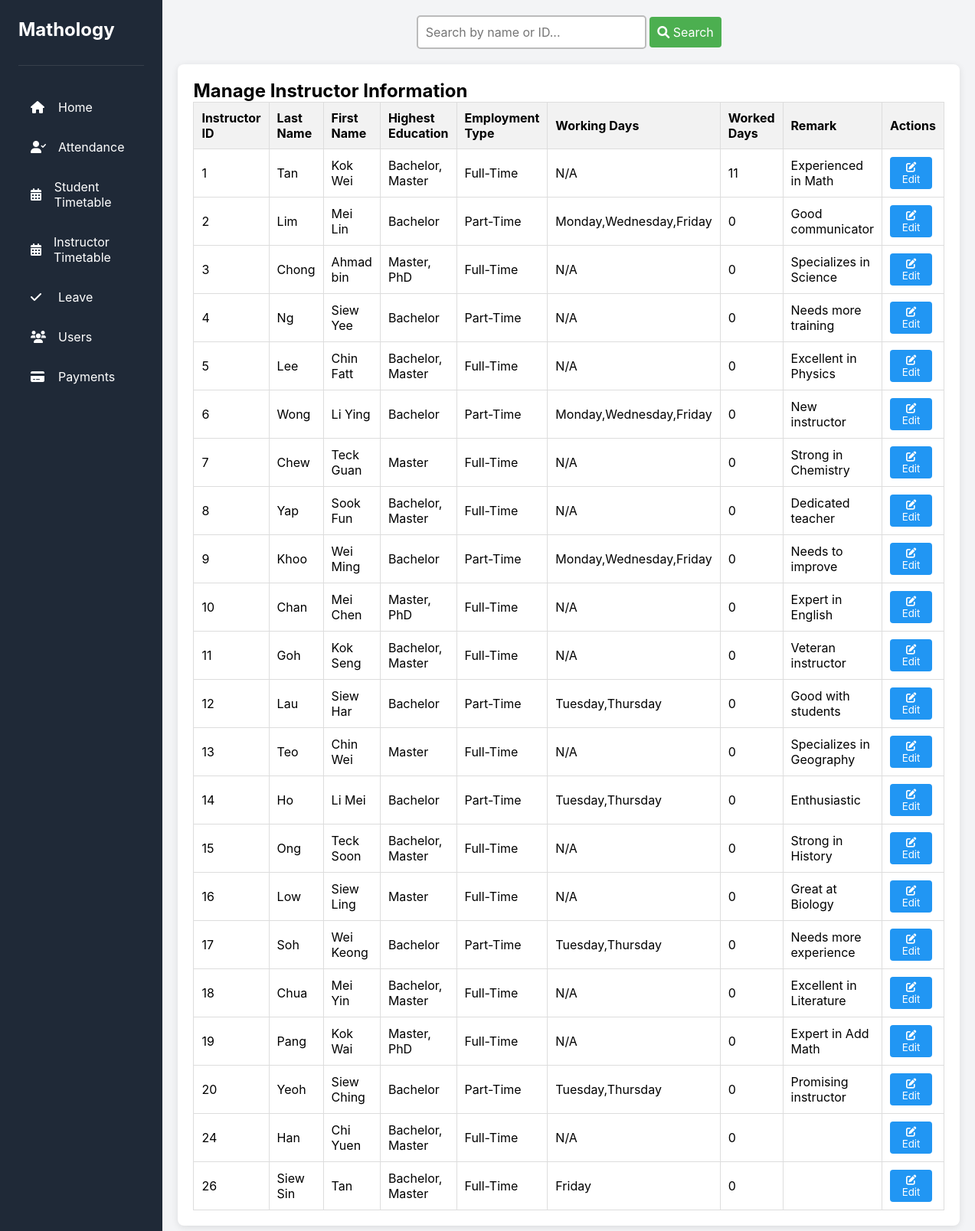
/Pages/admin/instructor_info.php (signed in), run on the app's committed database.
### tables this page shows
CREATE TABLE `instructor` (
  `instructor_id` int(11) NOT NULL,
  `Last_Name` varchar(50) DEFAULT NULL,
  `First_Name` varchar(50) DEFAULT NULL,
  `Gender` tinyint(1) DEFAULT NULL,
  `DOB` date DEFAULT NULL,
  `Highest_Education` text DEFAULT NULL,
  `Remark` varchar(100) DEFAULT NULL,
  `Training_Status` varchar(50) DEFAULT NULL,
  `Employment_Type` enum('Part-Time','Full-Time') NOT NULL DEFAULT 'Full-Time',
  `Working_Days` varchar(100) DEFAULT NULL,
  `Worked_Days` int(11) NOT NULL DEFAULT 0,
  `Total_Hours` float NOT NULL,
  `contact` varchar(12) NOT NULL,
  `hiring_status` enum('true','false') NOT NULL
);

### Pages/admin/instructor_info.php (the view, shortened to what this page needs)
<?php
include '../setting.php';
$search = isset($_GET['search']) ? $conn->real_escape_string(trim($_GET['search'])) : '';
$search_query = $search ? "WHERE (Last_Name LIKE '%$search%' OR First_Name LIKE '%$search%' OR instructor_id LIKE '%$search%')" : "";
$sql = "SELECT * FROM instructor $search_query ORDER BY instructor_id";
$result = $conn->query($sql);
$instructors = [];
if ($result && $result->num_rows > 0) {
    while ($row = $result->fetch_assoc()) {
        $instructors[] = $row;
    }
}
?>
<!DOCTYPE html>
<html lang="en">
<head>
    <link rel="stylesheet" href="../../Styles/common.css" />
    <link rel="stylesheet" href="../../Styles/attendance.css?v=<?php echo time(); ?>" />
    <link rel="stylesheet" href="https://cdnjs.cloudflare.com/ajax/libs/font-awesome/6.0.0/css/all.min.css" />
</head>
<body>
    <div class="dashboard-container">
        <?php require("../includes/Aside_Nav.php"); ?>
        <main class="main-content">
            <div class="content-container">
                <div class="search-bar">
                    <form method="GET" action="instructor_info.php">
                        <input type="text" name="search" placeholder="Search by name or ID..." value="<?= htmlspecialchars($search) ?>">
                        <button type="submit"><i class="fas fa-search"></i> Search</button>
                    </form>
                </div>
                <div class="instructor-table">
                    <h2>Manage Instructor Information</h2>
                    <?php if (!empty($instructors)): ?>
                        <table>
                            <thead>
                                <tr>
                                    <th>Instructor ID</th>
                                    <th>Last Name</th>
                                    <th>First Name</th>
                                    <th>Highest Education</th>
                                    <th>Employment Type</th>
                                    <th>Working Days</th>
                                    <th>Worked Days</th>
                                    <th>Remark</th>
                                    <th>Actions</th>
                                </tr>
                            </thead>
                            <tbody>
                                <?php foreach ($instructors as $instructor): ?>
                                    <tr>
                                        <td><?= htmlspecialchars($instructor['instructor_id']) ?></td>
                                        <td><?= htmlspecialchars($instructor['Last_Name']) ?></td>
                                        <td><?= htmlspecialchars($instructor['First_Name']) ?></td>
                                        <td><?= htmlspecialchars($instructor['Highest_Education']) ?></td>
                                        <td><?= htmlspecialchars($instructor['Employment_Type']) ?></td>
                                        <td><?= htmlspecialchars($instructor['Working_Days'] ?? 'N/A') ?></td>
                                        <td><?= htmlspecialchars($instructor['Worked_Days'] ?? 'N/A') ?></td>
                                        <td><?= htmlspecialchars($instructor['Remark'] ?? 'N/A') ?></td>
                                        <td class="action-buttons">
                                            <button type="button" class="btn-edit" onclick="toggleEditForm(<?= $instructor['instructor_id'] ?>)">
                                                <i class="fas fa-edit"></i> Edit
                                            </button>
                                        </td>
                                    </tr>
                                <?php endforeach; ?>
                            </tbody>
                        </table>
                    <?php else: ?>
                        <p>No instructors found.</p>
                    <?php endif; ?>
                </div>
            </div>
        </main>
    </div>
</body>
</html>

### Styles/common.css (style rules this page uses)
:root { --primary-color: #4f46e5; --secondary-color: #818cf8; --background-color: #f3f4f6; --sidebar-color: #1f2937; --text-color: #1f2937; --text-light: #6b7280; --border-color: #e5e7eb; --white: #ffffff; --event-color-1: #fef3c7; --event-color-2: #dcfce7; --event-color-3: #dbeafe; --transition-speed: 0.3s; }
* { margin: 0; padding: 0; box-sizing: border-box; font-family: 'Inter', sans-serif; }
.dashboard-container { display: flex; min-height: 100vh; }
.main-content { flex: 1; background-color: var(--background-color); display: flex; flex-direction: column; }

### Styles/attendance.css (style rules this page uses)
.search-bar { display: flex; justify-content: center; gap: 10px; margin-bottom: 20px; }
.search-bar input[type="text"] { width: 300px; padding: 10px; border: 2px solid #bbb; border-radius: 5px; font-size: 16px; transition: box-shadow 0.3s, border-color 0.3s; }
.search-bar button { padding: 10px 15px; border: none; background-color: #2176c1; color: #fff; font-size: 16px; border-radius: 5px; cursor: pointer; transition: background 0.3s; }

### Pages/admin/instructor_info.php (style rules this page uses)
.content-container { padding: 20px; max-width: 1200px; margin: 0 auto; }
.search-bar { margin-bottom: 20px; }
.search-bar input { padding: 10px; width: 300px; border: 1px solid #ddd; border-radius: 4px; }
.search-bar button { padding: 10px; border-radius: 4px; border: none; background-color: #4CAF50; color: white; cursor: pointer; }
.instructor-table { background: white; border-radius: 8px; padding: 20px; box-shadow: 0 2px 10px rgba(0,0,0,0.1); }
.instructor-table table { width: 100%; border-collapse: collapse; }
.instructor-table th, .instructor-table td { border: 1px solid #ddd; padding: 10px; text-align: left; }
.instructor-table th { background-color: #f2f2f2; font-weight: bold; }
.action-buttons button { padding: 5px 10px; border: none; border-radius: 4px; cursor: pointer; margin-right: 5px; }
.btn-edit { background-color: #2196F3; color: white; }

### data on the page
instructor: instructor_id "1", Last_Name "Tan", First_Name "Kok Wei", Highest_Education "Bachelor, Master", Employment_Type "Full-Time", Working_Days "N/A", Worked_Days "11", Remark "Experienced in Math"
instructor: instructor_id "2", Last_Name "Lim", First_Name "Mei Lin", Highest_Education "Bachelor", Employment_Type "Part-Time", Working_Days "Monday,Wednesday,Friday", Worked_Days "0", Remark "Good communicator"
instructor: instructor_id "3", Last_Name "Chong", First_Name "Ahmad bin", Highest_Education "Master, PhD", Employment_Type "Full-Time", Working_Days "N/A", Worked_Days "0", Remark "Specializes in Science"
instructor: instructor_id "4", Last_Name "Ng", First_Name "Siew Yee", Highest_Education "Bachelor", Employment_Type "Part-Time", Working_Days "N/A", Worked_Days "0", Remark "Needs more training"
instructor: instructor_id "5", Last_Name "Lee", First_Name "Chin Fatt", Highest_Education "Bachelor, Master", Employment_Type "Full-Time", Working_Days "N/A", Worked_Days "0", Remark "Excellent in Physics"
instructor: instructor_id "6", Last_Name "Wong", First_Name "Li Ying", Highest_Education "Bachelor", Employment_Type "Part-Time", Working_Days "Monday,Wednesday,Friday", Worked_Days "0", Remark "New instructor"
instructor: instructor_id "7", Last_Name "Chew", First_Name "Teck Guan", Highest_Education "Master", Employment_Type "Full-Time", Working_Days "N/A", Worked_Days "0", Remark "Strong in Chemistry"
instructor: instructor_id "8", Last_Name "Yap", First_Name "Sook Fun", Highest_Education "Bachelor, Master", Employment_Type "Full-Time", Working_Days "N/A", Worked_Days "0", Remark "Dedicated teacher"
instructor: instructor_id "9", Last_Name "Khoo", First_Name "Wei Ming", Highest_Education "Bachelor", Employment_Type "Part-Time", Working_Days "Monday,Wednesday,Friday", Worked_Days "0", Remark "Needs to improve"
instructor: instructor_id "10", Last_Name "Chan", First_Name "Mei Chen", Highest_Education "Master, PhD", Employment_Type "Full-Time", Working_Days "N/A", Worked_Days "0", Remark "Expert in English"
instructor: instructor_id "11", Last_Name "Goh", First_Name "Kok Seng", Highest_Education "Bachelor, Master", Employment_Type "Full-Time", Working_Days "N/A", Worked_Days "0", Remark "Veteran instructor"
instructor: instructor_id "12", Last_Name "Lau", First_Name "Siew Har", Highest_Education "Bachelor", Employment_Type "Part-Time", Working_Days "Tuesday,Thursday", Worked_Days "0", Remark "Good with students"
instructor: instructor_id "13", Last_Name "Teo", First_Name "Chin Wei", Highest_Education "Master", Employment_Type "Full-Time", Working_Days "N/A", Worked_Days "0", Remark "Specializes in Geography"
instructor: instructor_id "14", Last_Name "Ho", First_Name "Li Mei", Highest_Education "Bachelor", Employment_Type "Part-Time", Working_Days "Tuesday,Thursday", Worked_Days "0", Remark "Enthusiastic"
instructor: instructor_id "15", Last_Name "Ong", First_Name "Teck Soon", Highest_Education "Bachelor, Master", Employment_Type "Full-Time", Working_Days "N/A", Worked_Days "0", Remark "Strong in History"
instructor: instructor_id "16", Last_Name "Low", First_Name "Siew Ling", Highest_Education "Master", Employment_Type "Full-Time", Working_Days "N/A", Worked_Days "0", Remark "Great at Biology"
instructor: instructor_id "17", Last_Name "Soh", First_Name "Wei Keong", Highest_Education "Bachelor", Employment_Type "Part-Time", Working_Days "Tuesday,Thursday", Worked_Days "0", Remark "Needs more experience"
instructor: instructor_id "18", Last_Name "Chua", First_Name "Mei Yin", Highest_Education "Bachelor, Master", Employment_Type "Full-Time", Working_Days "N/A", Worked_Days "0", Remark "Excellent in Literature"
instructor: instructor_id "19", Last_Name "Pang", First_Name "Kok Wai", Highest_Education "Master, PhD", Employment_Type "Full-Time", Working_Days "N/A", Worked_Days "0", Remark "Expert in Add Math"
instructor: instructor_id "20", Last_Name "Yeoh", First_Name "Siew Ching", Highest_Education "Bachelor", Employment_Type "Part-Time", Working_Days "Tuesday,Thursday", Worked_Days "0", Remark "Promising instructor"
instructor: instructor_id "24", Last_Name "Han", First_Name "Chi Yuen", Highest_Education "Bachelor, Master", Employment_Type "Full-Time", Working_Days "N/A", Worked_Days "0"
instructor: instructor_id "26", Last_Name "Siew Sin", First_Name "Tan", Highest_Education "Bachelor, Master", Employment_Type "Full-Time", Working_Days "Friday", Worked_Days "0"
